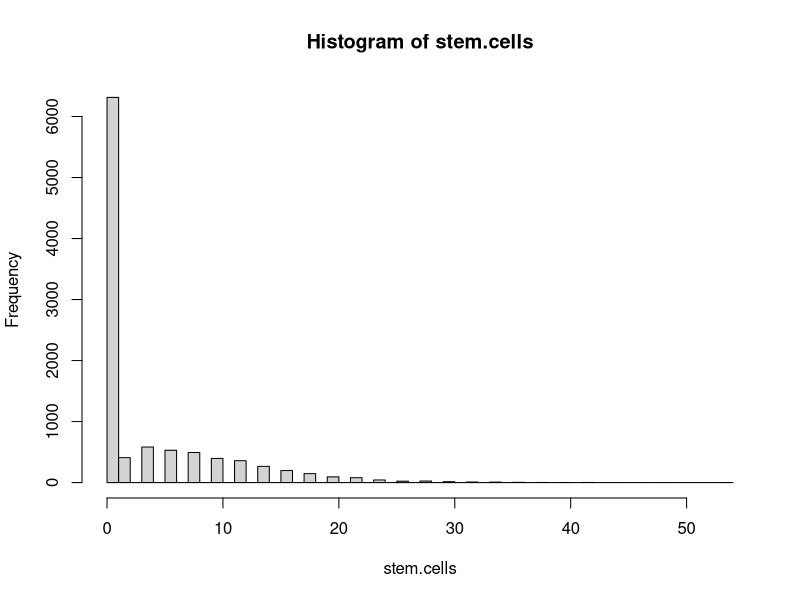

This chart was generated by the following R code:
#R Program to Monte Carlo stem cell proliferation model
stem.cells <- c(0)
n.trials <- 10000
n.gens <- 7
p.div <- 0.6
for (i.trial in 1:n.trials) {   # Loop over Monte Carlo Trials  
  n.stem.curr <- 1
  n.stem.next <- 0
  for (i.gen in 1:n.gens) {     # Loop over generations
    for (i.cell in 1:n.stem.curr) {
      if (p.div > runif(1)) {
        n.stem.next <- n.stem.next+2
      }
    }
    ## Add 5 lines here
    ## Looping over stem cells in current gen
    ## and randomly choosing which divide
    n.stem.curr <- n.stem.next
    n.stem.next <- 0
    if (n.stem.curr==0) {
      break
    }
  }
  stem.cells[i.trial] <- n.stem.curr
}
hist(stem.cells, breaks=50)
output<-sprintf("Mean # cells at %3d gens=%7.2f\n",n.gens, mean(stem.cells))
cat(output)
